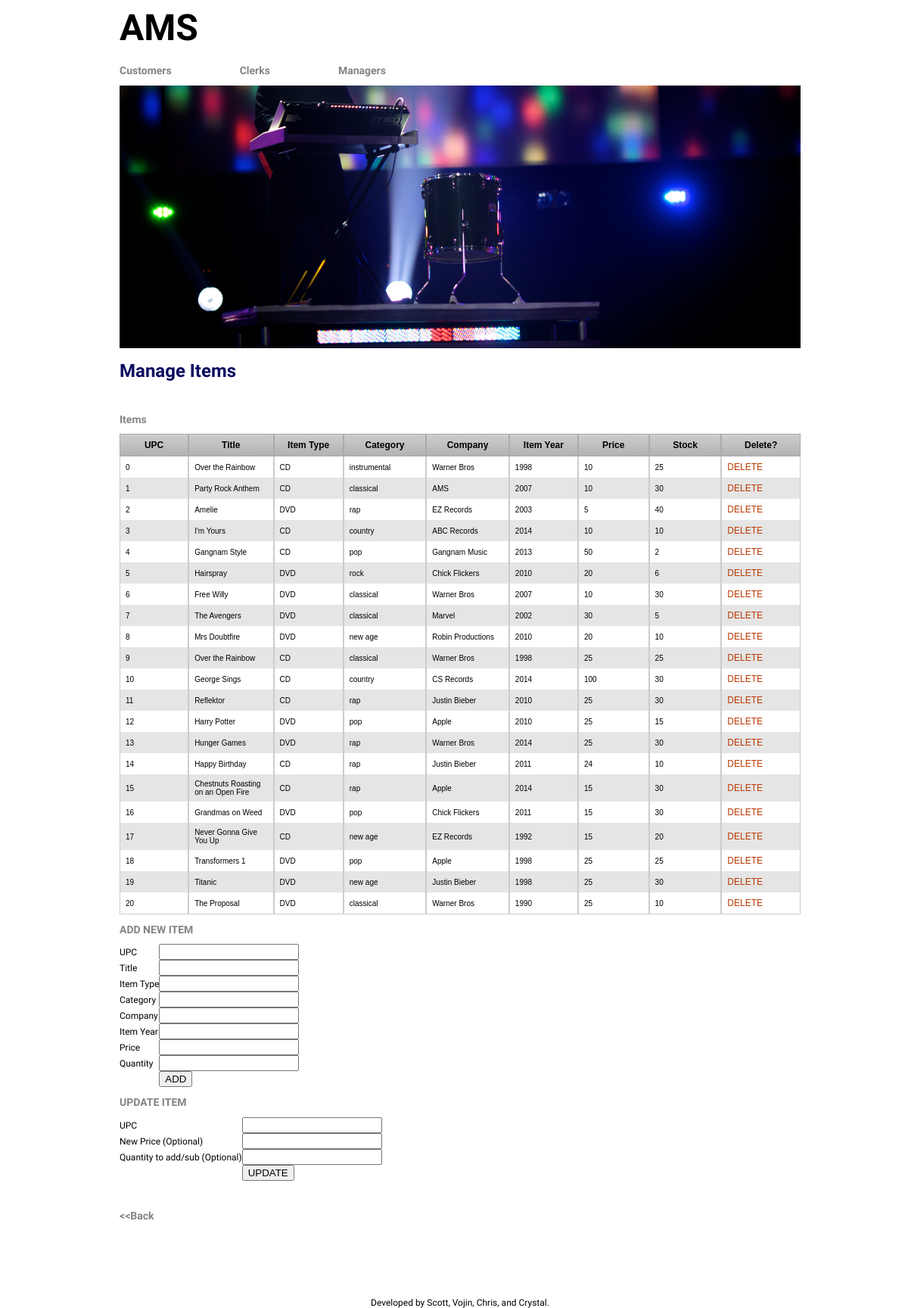
/manager/manage_items.php, run on the app's committed database.
### tables this page shows
CREATE TABLE Item(
upc int,
title varchar(50) not null,
item_type varchar(10), 
category varchar(20),
company varchar(30) not null, 
item_year int, 
price int not null, 
stock int not null,
PRIMARY KEY (upc));

### dbops.php (the view, shortened to what this page needs)
<?php
function displayItems($connection) {
 	if (!$result = $connection->query("SELECT upc, title, item_type,
		category, company, item_year, price, stock FROM Item ORDER BY upc")) {
		    die('There was an error running the query [' . $db->error . ']');
    }
	echo "<form id=\"delete\" name=\"delete\" action=\"";
	echo htmlspecialchars($_SERVER["PHP_SELF"]);
	echo "\" method=\"POST\">";
	echo "
		<table border=0 cellpadding=0 cellspacing=0 class='CustomerInfoTable'><tr valign=center>
			<td class=rowheader>UPC</td>
			<td class=rowheader>Title</td>
			<td class=rowheader>Item Type</td>
			<td class=rowheader>Category</td>
			<td class=rowheader>Company</td>
			<td class=rowheader>Item Year</td>
			<td class=rowheader>Price</td>
			<td class=rowheader>Stock</td>
			<td class=rowheader>Delete?</td>
		</tr>";
	while($row = $result->fetch_assoc()){
		echo "<td>".$row['upc']."</td>";
		echo "<td>".$row['title']."</td>";
		echo "<td>".$row['item_type']."</td>";
		echo "<td>".$row['category']."</td>";
		echo "<td>".$row['company']."</td>";
		echo "<td>".$row['item_year']."</td>";
		echo "<td>".$row['price']."</td>";
		echo "<td>".$row['stock']."</td><td>";
	    echo "<a href=\"javascript:formSubmit('".$row['upc']."');\">DELETE</a>";
	    echo "</td></tr>";
  	}
	echo "</form>";
}
?>

### manager/manage_items.php (shortened to what this page needs)
<html>
<head>
<link href="../style.css" rel="stylesheet" type="text/css">
</head>
<body>
<?php include '../header.php'; ?>
<h1>Manage Items</h1>
<?php
include '../dbops.php';
$connection = connectToDatabase();
?>
<br>
<h2>Items</h2>
<?php
  displayItems($connection);
?>
<h2>ADD NEW ITEM</h2>
<form id="add" name="add" method="post" action="<?php echo htmlspecialchars($_SERVER["PHP_SELF"]);?>">
  <table border=0 cellpadding=0 cellspacing=0>
    <tr><td>UPC</td><td><input type="text" size=20 name="new_upc"></td></tr>
    <tr><td>Title</td><td><input type="text" size=20 name="new_title"></td></tr>
    <tr><td>Item Type</td><td><input type="text" size=20 name="new_item_type"></td></tr>
    <tr><td>Category</td><td><input type="text" size=20 name="new_category"></td></tr>
    <tr><td>Company</td><td><input type="text" size=20 name="new_company"></td></tr>
    <tr><td>Item Year</td><td><input type="text" size=20 name="new_item_year"></td></tr>
    <tr><td>Price</td><td> <input type="text" size=20 name="new_price"></td></tr>
    <tr><td>Quantity</td><td><input type="text" size=20 name="new_quantity"</td></tr>
    <tr><td></td><td><input type="submit" name="submit" border=0 value="ADD"></td></tr>
  </table>
</form>
<h2>UPDATE ITEM</h2>
<form id="update" name="update" method="post" action="<?php echo htmlspecialchars($_SERVER["PHP_SELF"]);?>">
  <table border=0 cellpadding=0 cellspacing=0>
    <tr><td>UPC</td><td><input type="text" size=20 name="upc"></td></tr>
    <tr><td>New Price (Optional)</td><td> <input type="text" size=20 name="new_price"></td></tr>
    <tr><td>Quantity to add/sub (Optional)</td><td><input type="text" size=20 name="update_quantity"</td></tr>
    <tr><td></td><td><input type="submit" name="submit" border=0 value="UPDATE"></td></tr>
  </table>
</form>
<br>
<a href="home.php" title="Manager's Page"><h2>&lt;&lt;Back</h2></a>
<?php include '../footer.php'; ?>
</body>
</html>

### header.php (shortened to what this page needs)
<div id="main">
<div id="header">
<div style = "position: relative;">
	<a href="/music-store-db/index.php" title="Home"><h1>AMS</h1></a>
	<?php
		if (isset($_SESSION['cname']))
			echo '<a href="/music-store-db/customer/shop.php" title="Customers">';
		else echo '<a href="/music-store-db/customer/login.php" title="Customers">';
	?>
	<h2>Customers</h2></a>
	<a href="/music-store-db/clerk/home.php" title="Clerks">
	<h2>Clerks</h2></a>
	<a href="/music-store-db/manager/home.php" title="Managers">
	<h2>Managers</h2></a>
</div>
	<img src="/music-store-db/header_image.jpg" alt="Header image" title="AMS Music Store">
</div>

### footer.php
<div id="footer">
Developed by Scott, Vojin, Chris, and Crystal.
</div>
</div>

### style.css (style rules this page uses)
html { height: 100%; width: 100%; }
#header { background-color: #fff; overflow: hidden; }
#header h1 { color: #000; font-size: 48px; padding: 0px; margin: 0px; }
#header a { color: #000; text-decoration: none; }
#header h2 { float: left; padding-right: 90px; margin-top: 20px; }
#header img { max-width: 100%; }
#main { background-color: #fff; width: 75%; height: 75%; margin-left: auto; margin-right: auto; }
#footer { background-color: #fff; text-align: center; color: #000; margin-top: 100px; width: 100%; }
body { font-family: 'PT Sans', sans-serif; color: #000; background-color: #fff; font-size: 12px; width: 100%; height: 100%; }
h1 { font-size: 24px; font-weight: bold; color: #0B0B61; }
h2 { font-size: 14px; font-weight: bold; color: #848484; }
td { color: #000000; font-size: 12px; }
a { font-size: 12px; }
a:link { color: #bb3902; font-weight:normal; text-decoration:none; }
.rowheader { color: #000000; background-color: #ffffff; font-weight: plain; font-size: 14pt; width: 160px; }
.CustomerInfoTable { margin:0px;padding:0px; width:100%; border:0px solid #000000; -moz-border-radius-bottomleft:0px; -webkit-border-bottom-left-radius:0px; border-bottom-left-radius:0px; -moz-border-radius-bottomright:0px; -webkit-border-bottom-right-radius:0px; border-bottom-right-radius:0px; -moz-border-radius-topright:0px; -webkit-border-top-right-radius:0px; border-top-right-radius:0px; -moz-border-radius-topleft:0px; -webkit-border-top-left-radius:0px; border-top-left-radius:0px; }
.CustomerInfoTable tr:last-child td:last-child { -moz-border-radius-bottomright:0px; -webkit-border-bottom-right-radius:0px; border-bottom-right-radius:0px; }
.CustomerInfoTable tr:last-child td:first-child { -moz-border-radius-bottomleft:0px; -webkit-border-bottom-left-radius:0px; border-bottom-left-radius:0px; }
.CustomerInfoTable tr:nth-child(odd) { background-color:#e5e5e5; }
.CustomerInfoTable td { vertical-align:middle; border:0px solid #cccccc; border-width:0px 1px 0px 1px; text-align:left; padding:7px; font-size:10px; font-family:Arial; font-weight:normal; color:#000000; }
.CustomerInfoTable tr:last-child td { border-width:0px 1px 1px 1px; }
.CustomerInfoTable tr td:last-child { border-width:0px 1px 0px 1px; }
.CustomerInfoTable tr:last-child td:last-child { border-width:0px 1px 01px 1px; }
.CustomerInfoTable tr:first-child td { background:-o-linear-gradient(bottom, #cccccc 5%, #b2b2b2 100%); background:-webkit-gradient( linear, left top, left bottom, color-stop(0.05, #cccccc), color-stop(1, #b2b2b2) ); background:-moz-linear-gradient( center top, #cccccc 5%, #b2b2b2 100% ); filter:progid:DXImageTransform.Microsoft.gradient(startColorstr="#cccccc", endColorstr="#b2b2b2"); background: -o-linear-gradient(top,#cccccc,b2b2b2); background-color:#cccccc; border:1px solid #ababab; text-align:center; border-width:1px 1px 1px 1px; font-size:12px; font-family:Arial; font-weight:Bold; color:#000000; }
.CustomerInfoTable tr:first-child td:first-child { border-width:1px 1px 1px 1px; }
.CustomerInfoTable tr:first-child td:last-child { border-width:1px 1px 1px 1px; }

### data on the page
item: upc "0", title "Over the Rainbow", item_type "CD", category "instrumental", company "Warner Bros", item_year "1998", price "10", stock "25"
item: upc "1", title "Party Rock Anthem", item_type "CD", category "classical", company "AMS", item_year "2007", price "10", stock "30"
item: upc "2", title "Amelie", item_type "DVD", category "rap", company "EZ Records", item_year "2003", price "5", stock "40"
item: upc "3", title "I'm Yours", item_type "CD", category "country", company "ABC Records", item_year "2014", price "10", stock "10"
item: upc "4", title "Gangnam Style", item_type "CD", category "pop", company "Gangnam Music", item_year "2013", price "50", stock "2"
item: upc "5", title "Hairspray", item_type "DVD", category "rock", company "Chick Flickers", item_year "2010", price "20", stock "6"
item: upc "6", title "Free Willy", item_type "DVD", category "classical", company "Warner Bros", item_year "2007", price "10", stock "30"
item: upc "7", title "The Avengers", item_type "DVD", category "classical", company "Marvel", item_year "2002", price "30", stock "5"
item: upc "8", title "Mrs Doubtfire", item_type "DVD", category "new age", company "Robin Productions", item_year "2010", price "20", stock "10"
item: upc "9", title "Over the Rainbow", item_type "CD", category "classical", company "Warner Bros", item_year "1998", price "25", stock "25"
item: upc "10", title "George Sings", item_type "CD", category "country", company "CS Records", item_year "2014", price "100", stock "30"
item: upc "11", title "Reflektor", item_type "CD", category "rap", company "Justin Bieber", item_year "2010", price "25", stock "30"
item: upc "12", title "Harry Potter", item_type "DVD", category "pop", company "Apple", item_year "2010", price "25", stock "15"
item: upc "13", title "Hunger Games", item_type "DVD", category "rap", company "Warner Bros", item_year "2014", price "25", stock "30"
item: upc "14", title "Happy Birthday", item_type "CD", category "rap", company "Justin Bieber", item_year "2011", price "24", stock "10"
item: upc "15", title "Chestnuts Roasting on an Open Fire", item_type "CD", category "rap", company "Apple", item_year "2014", price "15", stock "30"
item: upc "16", title "Grandmas on Weed", item_type "DVD", category "pop", company "Chick Flickers", item_year "2011", price "15", stock "30"
item: upc "17", title "Never Gonna Give You Up", item_type "CD", category "new age", company "EZ Records", item_year "1992", price "15", stock "20"
item: upc "18", title "Transformers 1", item_type "DVD", category "pop", company "Apple", item_year "1998", price "25", stock "25"
item: upc "19", title "Titanic", item_type "DVD", category "new age", company "Justin Bieber", item_year "1998", price "25", stock "30"
item: upc "20", title "The Proposal", item_type "DVD", category "classical", company "Warner Bros", item_year "1990", price "25", stock "10"
